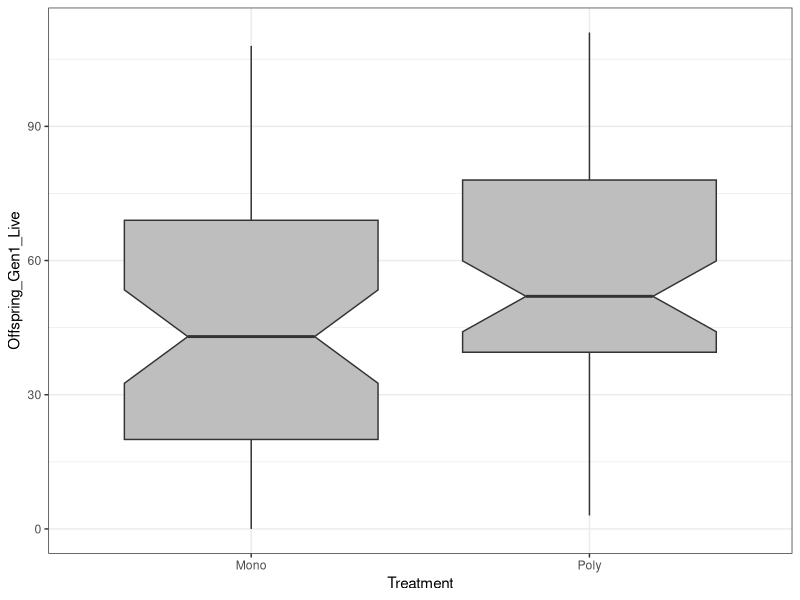
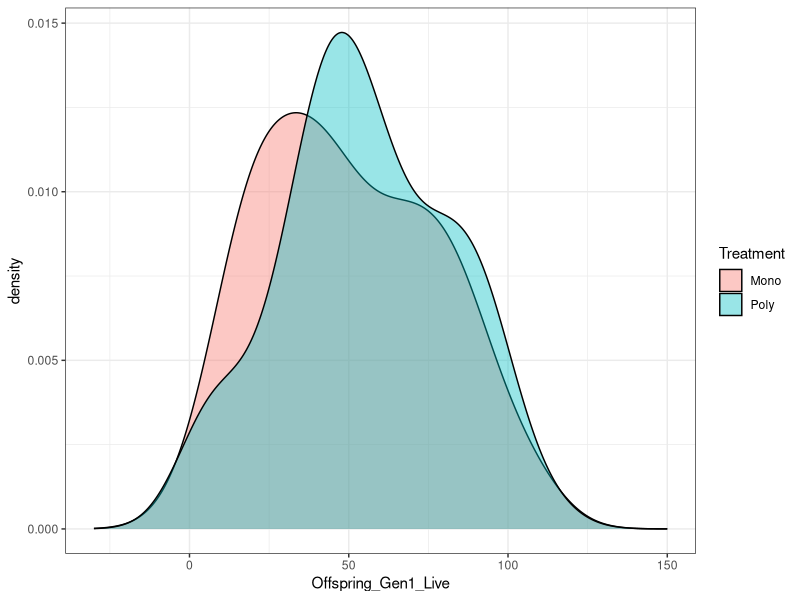

Recreate these plots in R, in order.
library(tidyverse)

dd <- read_csv("Tribolium_MoPo_Colonisation - Sheet1.csv")
theme_set(theme_bw())

dd %>% 
  ggplot(aes(x = Treatment, y = Offspring_Gen1_Live))+
  geom_boxplot(notch = T,fill = "grey")

dd %>% 
  subset(Offspring_Gen1_Live > 0) %>%
  ggplot(aes(x = Offspring_Gen1_Live,fill = Treatment))+
  geom_density(alpha = 0.4)+
  xlim(-30,150)


m1 <- lm(Offspring_Gen1_Live~Treatment,data = dd)
summary(m1)
